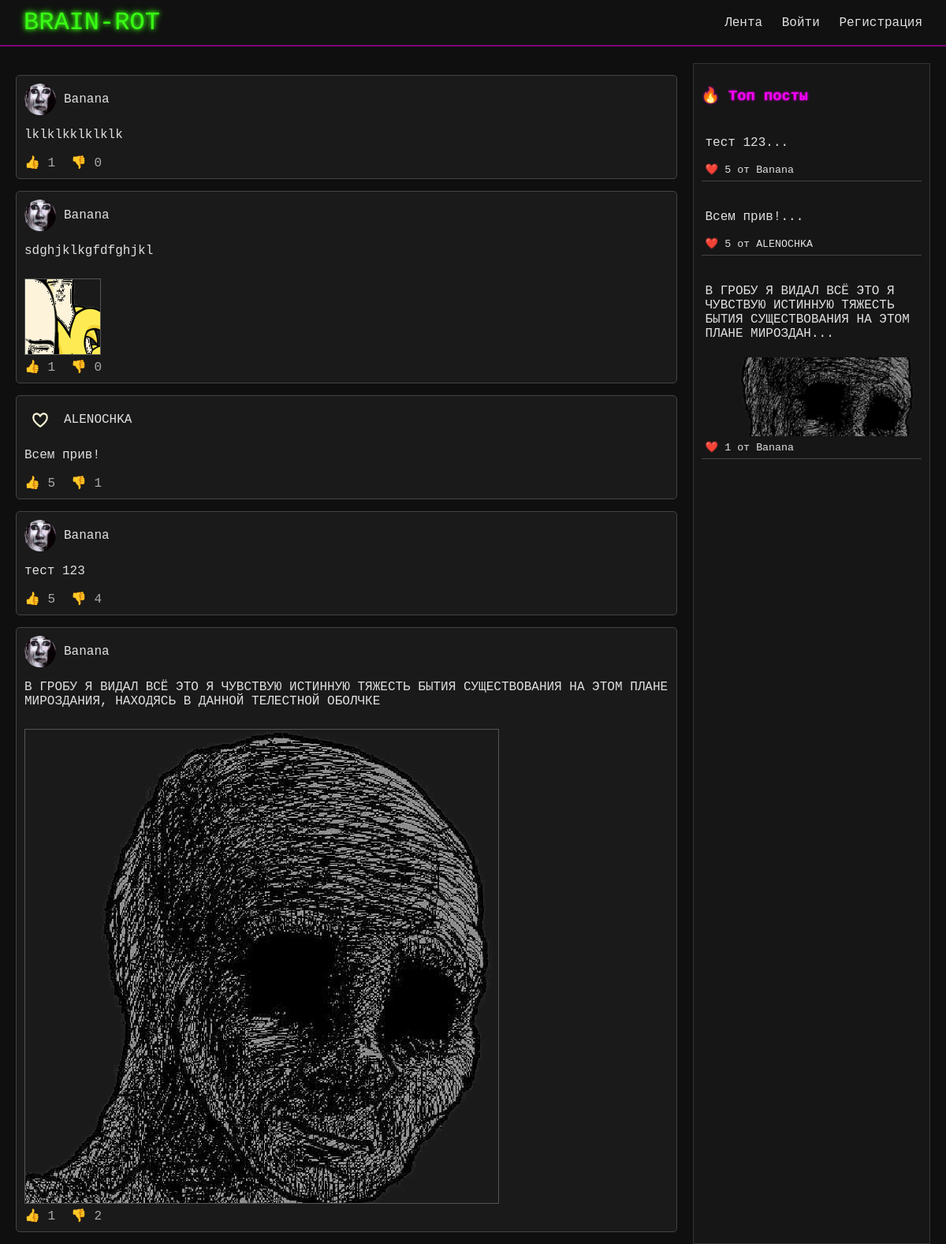
The page / on the database its author committed.
### tables this page shows
CREATE TABLE posts (
            id INTEGER PRIMARY KEY AUTOINCREMENT,
            user_id INTEGER,
            content TEXT,
            image TEXT,
            likes INTEGER DEFAULT 0,
            dislikes INTEGER DEFAULT 0,
            FOREIGN KEY(user_id) REFERENCES users(id)
        );

CREATE TABLE users (
            id INTEGER PRIMARY KEY AUTOINCREMENT,
            username TEXT UNIQUE,
            nickname TEXT,
            password TEXT,
            profile_pic TEXT DEFAULT 'default.png'
        );

### app.py (the view)
@app.route('/')
def index():
    with sqlite3.connect('database.db') as con:
        cur = con.cursor()
        cur.execute('''
        SELECT posts.id, posts.content, posts.image, posts.likes, posts.dislikes,
               users.nickname, users.profile_pic
        FROM posts
        JOIN users ON posts.user_id = users.id
        ORDER BY posts.id DESC
        ''')
        posts = cur.fetchall()
        cur.execute('''
        SELECT posts.id, posts.content, posts.image, posts.likes,
               users.nickname
        FROM posts
        JOIN users ON posts.user_id = users.id
        ORDER BY posts.likes DESC
        LIMIT 3
        ''')
        top_posts = cur.fetchall()
    return render_template('index.html', posts=posts, top_posts=top_posts)

### templates/index.html (shortened to what this page needs)
{% extends 'base.html' %}
{% block content %}
<div class="content-wrapper">
    <div class="feed">
        {% for post in posts %}
        <div class="post">
            <div class="post-header">
                <img src="/static/uploads/{{ post[6] }}" class="avatar" />
                <span>{{ post[5] }}</span>
            </div>
            <p>{{ post[1] }}</p>
            {% if post[2] %}
            <img src="/static/uploads/{{ post[2] }}" class="post-img"/>
            {% endif %}
            <div class="actions" data-post-id="{{ post[0] }}">
                <a href="{{ url_for('like', post_id=post[0]) }}" class="like-btn">👍 <span class="like-count">{{ post[3] }}</span></a>
                <a href="{{ url_for('dislike', post_id=post[0]) }}" class="dislike-btn">👎 <span class="dislike-count">{{ post[4] }}</span></a>
            </div>
        </div>
        {% endfor %}
    </div>
    <aside class="sidebar">
        <h3>🔥 Топ посты</h3>
        {% for top in top_posts %}
        <div class="top-post">
            <p>{{ top[1][:100] }}...</p>
            {% if top[2] %}
            <img src="/static/uploads/{{ top[2] }}" class="thumb"/>
            {% endif %}
            <small>❤️ {{ top[3] }} от {{ top[4] }}</small>
        </div>
        {% endfor %}
    </aside>
</div>
{% endblock %}

### templates/base.html (shortened to what this page needs)
<!DOCTYPE html>
<html lang="en">
<head>
    <link rel="stylesheet" href="/static/style.css">
</head>
<body>
    <header>
        <div class="logo">BRAIN-ROT</div>
        <nav>
            <a href="/">Лента</a>
            {% if session.user_id %}
                <a href="/post">Создать пост</a>
                <a href="/profile">Профиль</a>
                <a href="/logout">Выйти</a>
            {% else %}
                <a href="/login">Войти</a>
                <a href="/register">Регистрация</a>
            {% endif %}
        </nav>
    </header>
    <main>
        {% block content %}{% endblock %}
    </main>
</body>
</html>

### static/style.css (style rules this page uses)
body { margin: 0; font-family: 'Courier New', monospace; background-color: #0f0f0f; color: #e0e0e0; }
header { position: fixed; top: 0; left: 0; right: 0; background-color: #111; border-bottom: 2px solid #800080; display: flex; justify-content: space-between; align-items: center; padding: 10px 30px; z-index: 999; }
.logo { font-size: 32px; color: #39ff14; text-shadow: 0 0 5px #39ff14, 0 0 10px #39ff14; font-family: 'Courier New', Courier, monospace; }
nav a { color: #e0e0e0; margin-left: 15px; text-decoration: none; }
main { padding-top: 80px; padding-left: 20px; padding-right: 20px; max-width: 1200px; margin: auto; }
h2, h3 { color: #ff00ff; text-shadow: 0 0 3px #ff00ff; }
.post { background-color: #1a1a1a; border: 1px solid #444; margin: 15px 0; padding: 10px; border-radius: 5px; }
.post-header { display: flex; align-items: center; gap: 10px; }
.avatar { width: 40px; height: 40px; border-radius: 50%; object-fit: cover; }
.post-img { max-width: 100%; margin-top: 10px; border: 1px solid #555; }
.actions a { margin-right: 10px; color: #aaa; text-decoration: none; }
.content-wrapper { display: flex; gap: 20px; }
.feed { flex: 3; }
.sidebar { flex: 1; background-color: #161616; padding: 10px; border: 1px solid #333; }
.top-post { margin-bottom: 15px; padding: 5px; border-bottom: 1px solid #444; }
.thumb { width: 100%; max-height: 100px; object-fit: cover; margin-top: 5px; }

### rows shown on the page
posts: profile_pic (picture), nickname "Banana", content "lklklkklklklk", likes "1", dislikes "0"
posts: profile_pic (picture), nickname "Banana", content "sdghjklkgfdfghjkl", image (picture), likes "1", dislikes "0"
posts: profile_pic (picture), nickname "ALENOCHKA", content "Всем прив!", likes "5", dislikes "1"
posts: profile_pic (picture), nickname "Banana", content "тест 123", likes "5", dislikes "4"
posts: profile_pic (picture), nickname "Banana", content "В ГРОБУ Я ВИДАЛ ВСЁ ЭТО Я ЧУВСТВУЮ ИСТИННУЮ ТЯЖЕСТЬ БЫТИЯ СУЩЕСТВОВАНИЯ НА ЭТОМ ПЛАНЕ МИРОЗДАНИЯ, НАХОДЯСЬ В ДАННОЙ ТЕЛЕСТНОЙ ОБОЛЧКЕ", image (picture), likes "1", dislikes "2", content "В ГРОБУ Я ВИДАЛ ВСЁ ЭТО Я ЧУВСТВУЮ ИСТИННУЮ ТЯЖЕСТЬ БЫТИЯ СУЩЕСТВОВАНИЯ НА ЭТОМ ПЛАНЕ МИРОЗДАН"
